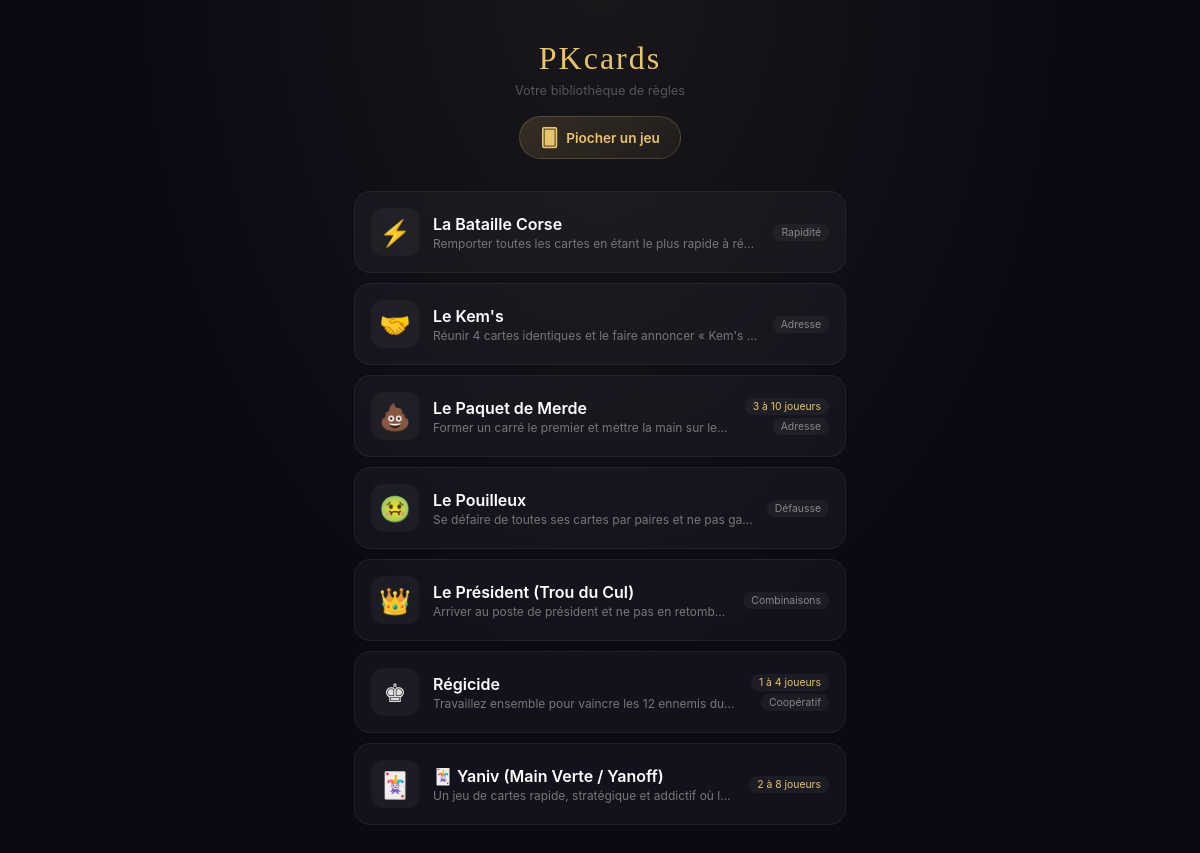
The page /site/v2/index.php on the database as committed earlier.
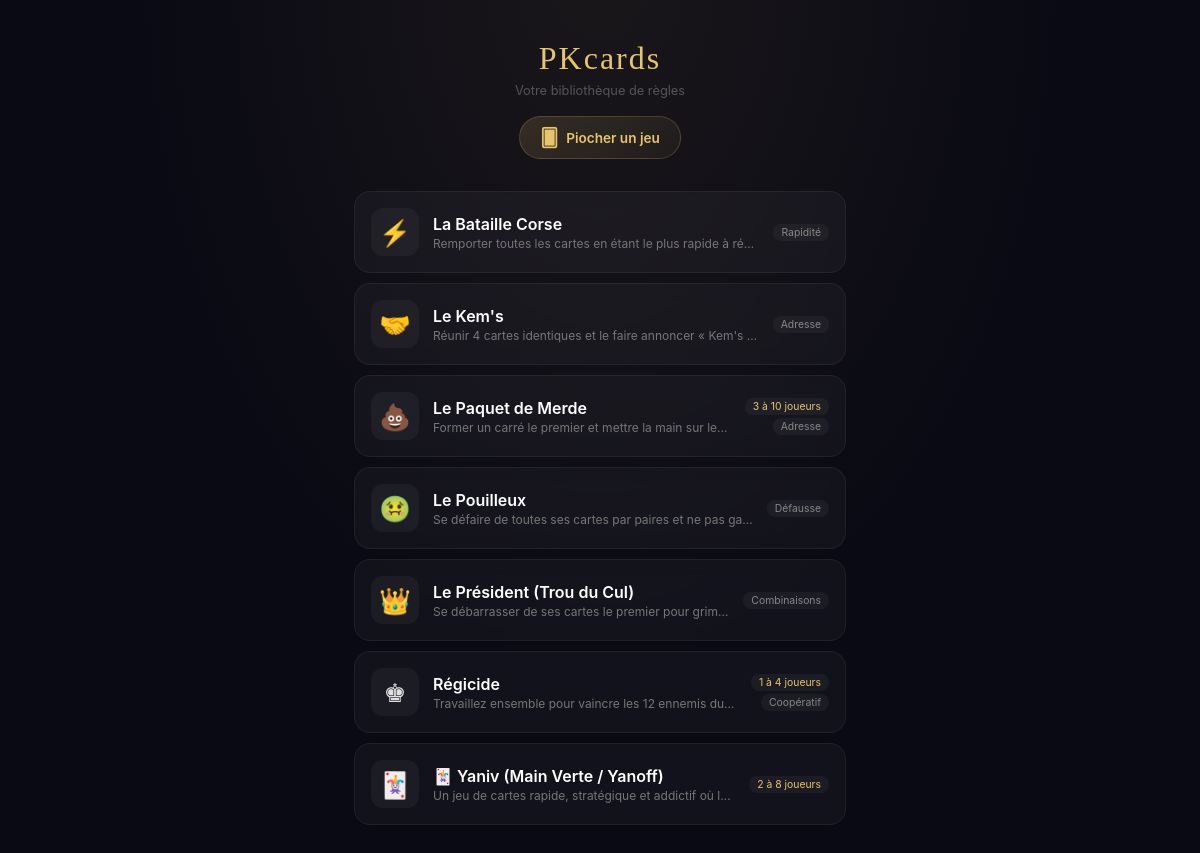
The same page on the database as committed later.
### tables this page shows
CREATE TABLE games (id INTEGER PRIMARY KEY, slug TEXT UNIQUE, title TEXT, players TEXT, duration TEXT, tagline TEXT, type TEXT, content TEXT);

### site/v2/index.php (the view, shortened to what this page needs)
<?php
$db = new PDO('sqlite:' . __DIR__ . '/data.sqlite');
$db->setAttribute(PDO::ATTR_ERRMODE, PDO::ERRMODE_EXCEPTION);
function gameIcon($slug,$title) {
    $icons = ['regicide'=>'♚','yaniv'=>'🃏','president'=>'👑','kems'=>'🤝','bataille-corse'=>'⚡','paquet-de-merde'=>'💩','pouilleux'=>'🤢'];
    return $icons[$slug] ?? '🂠';
}
$hx = $_SERVER['HTTP_HX_REQUEST'] ?? false;
$slug = $_GET['game'] ?? '';
$base = '/pk/site/v2';
$games = $db->query('SELECT * FROM games ORDER BY title')->fetchAll(PDO::FETCH_ASSOC);
$random = $games[array_rand($games)] ?? null;
?>
<!DOCTYPE html>
<html lang="fr">
<head>
</head>
<body>
<div id="app">
<?php if ($slug && !$hx):
  $g=$db->prepare('SELECT * FROM games WHERE slug=?'); $g->execute([$slug]); $g=$g->fetch(PDO::FETCH_ASSOC);
  if ($g): ?>
  <div class="reader" hx-target="this" hx-swap="outerHTML">
    <div class="reader-bar">
      <button class="back" hx-get="<?= $base ?>/" hx-target="#app" hx-push-url="<?= $base ?>/">‹</button>
      <span class="reader-icon"><?= gameIcon($g['slug'],$g['title']) ?></span>
    </div>
    <div class="reader-content">
      <h1 class="reader-title"><?= htmlspecialchars($g['title']) ?></h1>
      <div class="reader-meta">
        <?php if($g['players']): ?><span>👥 <?= htmlspecialchars($g['players']) ?></span><?php endif; ?>
        <?php if($g['duration']): ?><span>⏱ <?= htmlspecialchars($g['duration']) ?></span><?php endif; ?>
        <?php if($g['type']): ?><span><?= htmlspecialchars($g['type']) ?></span><?php endif; ?>
      </div>
      <div class="rules"><?= md2html($g['content']) ?></div>
    </div>
  </div>
  <?php endif; ?>
<?php else: ?>
  <div class="home">
    <div class="hero">
      <h1>PKcards</h1>
      <p>Votre bibliothèque de règles</p>
      <?php if ($random): ?>
      <a class="pioche" href="<?= $base ?>/?game=<?= $random['slug'] ?>" hx-get="<?= $base ?>/?game=<?= $random['slug'] ?>" hx-target="#app" hx-push-url="true">
        <span>🂠</span> Piocher un jeu
      </a>
      <?php endif; ?>
    </div>
    <div class="game-list">
      <?php foreach ($games as $g): ?>
      <a class="game-tile" href="<?= $base ?>/?game=<?= $g['slug'] ?>" hx-get="<?= $base ?>/?game=<?= $g['slug'] ?>" hx-target="#app" hx-push-url="true">
        <div class="tile-icon"><?= gameIcon($g['slug'],$g['title']) ?></div>
        <div class="tile-body">
          <div class="tile-title"><?= htmlspecialchars($g['title']) ?></div>
          <div class="tile-tagline"><?= htmlspecialchars(mb_strimwidth(preg_replace('/\*\*|\*/','',$g['tagline'] ?: 'Règles complètes'),0,60,'…')) ?></div>
        </div>
        <div class="tile-meta">
          <?php if($g['players']): ?><span class="tile-badge"><?= htmlspecialchars($g['players']) ?></span><?php endif; ?>
          <?php if($g['type']): ?><span class="tile-badge type"><?= htmlspecialchars($g['type']) ?></span><?php endif; ?>
        </div>
      </a>
      <?php endforeach; ?>
    </div>
  </div>
<?php endif; ?>
</div>
</body>
</html>

### site/v2/index.php (style rules this page uses)
* { margin:0;padding:0;box-sizing:border-box;-webkit-tap-highlight-color:transparent;-webkit-user-select:none;user-select:none }
:root { --gold:#e8c46a;--bg:#0a0a14;--glass:rgba(255,255,255,.035);--border:rgba(255,255,255,.06) }
body { font-family:-apple-system,BlinkMacSystemFont,'Segoe UI',sans-serif;background:var(--bg);background-image:radial-gradient(ellipse at 50% -5%,rgba(232,196,106,.07) 0%,transparent 55%);min-height:100dvh;color:#e0e0e0 }
.home { max-width:520px;margin:0 auto;padding:env(safe-area-inset-top) 0 env(safe-area-inset-bottom) }
.hero { text-align:center;padding:40px 20px 24px }
.hero h1 { font-family:Georgia,serif;font-size:2rem;font-weight:400;color:var(--gold);letter-spacing:2px }
.hero p { font-size:.8rem;color:#555;margin-top:6px }
.pioche { display:inline-flex;align-items:center;gap:8px;margin-top:18px;padding:10px 20px;background:linear-gradient(135deg,rgba(232,196,106,.15),rgba(232,196,106,.05));border:1px solid rgba(232,196,106,.2);border-radius:24px;color:var(--gold);font-size:.85rem;font-weight:600;cursor:pointer;text-decoration:none;transition:transform .12s }
.pioche span { font-size:1.1rem }
.game-list { padding:8px 14px 60px;display:flex;flex-direction:column;gap:10px }
.game-tile { display:flex;align-items:center;gap:14px;padding:16px;background:var(--glass);border:1px solid var(--border);border-radius:16px;cursor:pointer;transition:transform .12s,border-color .15s;text-decoration:none;color:inherit;backdrop-filter:blur(8px);-webkit-backdrop-filter:blur(8px) }
.tile-icon { width:48px;height:48px;border-radius:12px;background:rgba(255,255,255,.04);display:flex;align-items:center;justify-content:center;font-size:1.6rem;flex-shrink:0 }
.tile-body { flex:1;min-width:0 }
.tile-title { font-size:1rem;font-weight:600;color:#fff;margin-bottom:2px }
.tile-tagline { font-size:.75rem;color:#777;overflow:hidden;text-overflow:ellipsis;white-space:nowrap }
.tile-meta { display:flex;flex-direction:column;align-items:flex-end;gap:3px;flex-shrink:0 }
.tile-badge { font-size:.65rem;padding:2px 8px;border-radius:8px;background:rgba(255,255,255,.04);color:var(--gold);white-space:nowrap }
.tile-badge.type { color:#888 }
#app { min-height:100dvh }

Rows that differ between the two databases and show on the page:
changed games "Le Président (Trou du Cul)": tagline "Arriver au poste de président et ne pas en retomb…" → "Se débarrasser de ses cartes le premier pour grim…"
